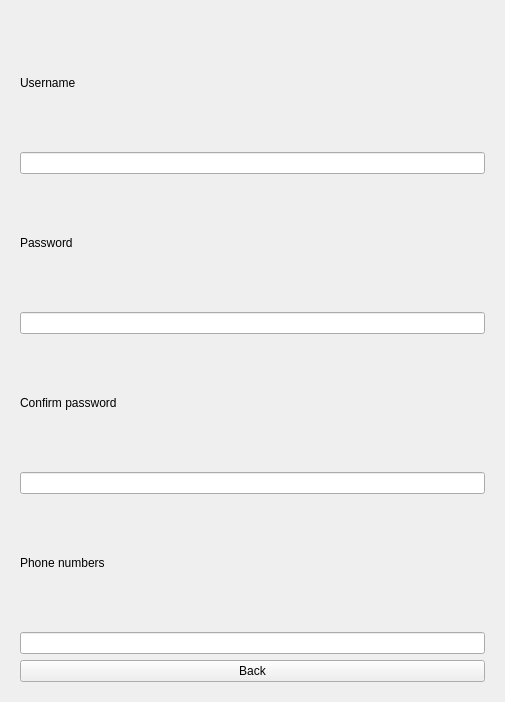
<?xml version="1.0" encoding="UTF-8"?>
<ui version="4.0">
 <class>Form</class>
 <widget class="QWidget" name="Form">
  <property name="geometry">
   <rect>
    <x>0</x>
    <y>0</y>
    <width>505</width>
    <height>702</height>
   </rect>
  </property>
  <property name="windowTitle">
   <string>Form</string>
  </property>
  <layout class="QVBoxLayout" name="verticalLayout">
   <item>
    <widget class="QWidget" name="widget" native="true">
     <layout class="QVBoxLayout" name="verticalLayout_2">
      <item>
       <widget class="QLabel" name="label">
        <property name="text">
         <string>Username</string>
        </property>
       </widget>
      </item>
      <item>
       <widget class="QLineEdit" name="edt_user"/>
      </item>
      <item>
       <widget class="QLabel" name="label_2">
        <property name="text">
         <string>Password</string>
        </property>
       </widget>
      </item>
      <item>
       <widget class="QLineEdit" name="edt_pass"/>
      </item>
      <item>
       <widget class="QLabel" name="label_3">
        <property name="text">
         <string>Confirm password</string>
        </property>
       </widget>
      </item>
      <item>
       <widget class="QLineEdit" name="edt_confirn"/>
      </item>
      <item>
       <widget class="QLabel" name="label_4">
        <property name="text">
         <string>Phone numbers</string>
        </property>
       </widget>
      </item>
      <item>
       <widget class="QLineEdit" name="edt_number"/>
      </item>
      <item>
       <widget class="QPushButton" name="btn_back">
        <property name="text">
         <string>Back</string>
        </property>
       </widget>
      </item>
     </layout>
    </widget>
   </item>
  </layout>
 </widget>
 <resources/>
 <connections/>
</ui>
